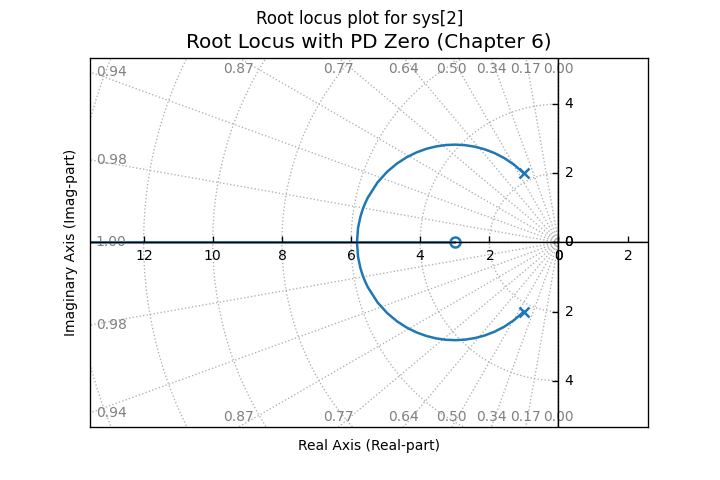

This figure's Python source:
import control as ct
import matplotlib.pyplot as plt

# 플랜트 G(s) = 1 / (s^2 + 2s + 5)
G = ct.tf([1], [1, 2, 5])

# PD 제어기 C(s) = s + 3 (영점 z = -3 추가)
C_pd = ct.tf([1, 3], [1])

plt.figure(figsize=(6, 4))
ct.root_locus(G * C_pd, grid=True)
plt.title('Root Locus with PD Zero (Chapter 6)')
plt.xlabel('Real Axis (Real-part)')
plt.ylabel('Imaginary Axis (Imag-part)')
plt.show()
